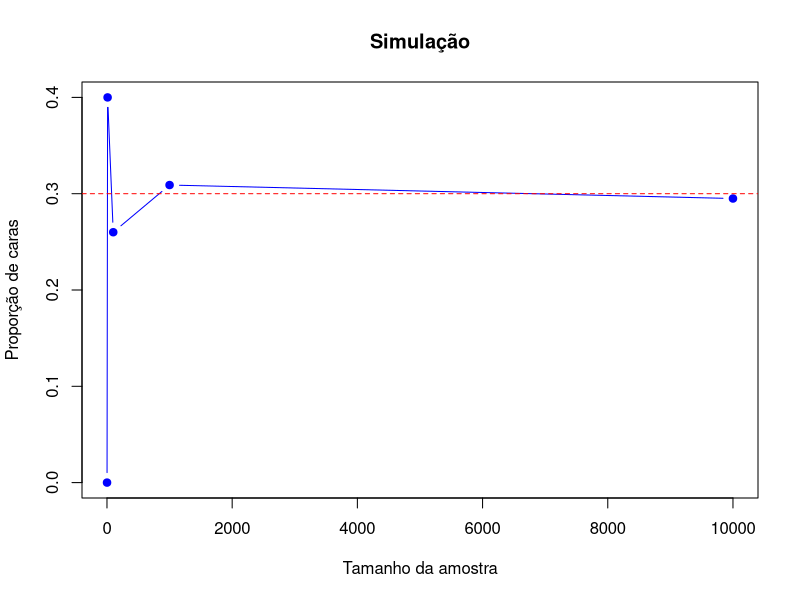
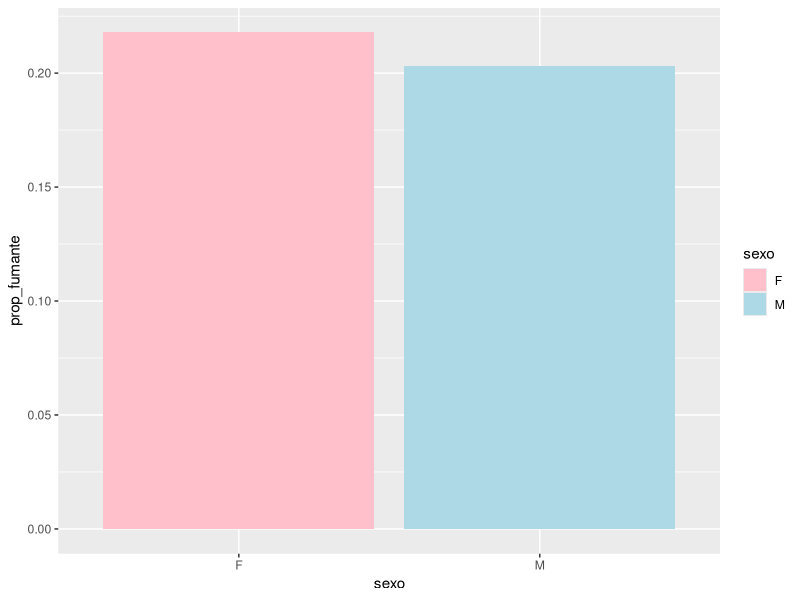
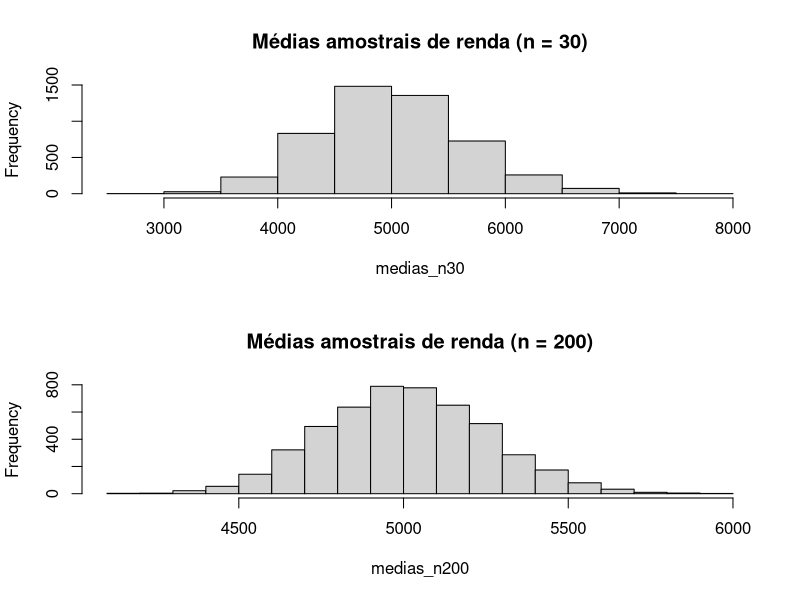

Recreate these plots in R, in order. (Note: this script raises an error after producing the figures.)

#Nome;Larissa Soares Vila Nova 

#Exercício 1 – Probabilidade como frequência de longo prazo (moeda viesada)

set.seed(123)

# Probabilidade de cara
p_cara <- 0.3

# Tamanhos de amostra
n_vec  <- c(1, 10, 100, 1000, 10000)

# Data frame para armazenar os resultados
result <- data.frame(
  n      = n_vec,
  p_cara = NA_real_
)

# TODO: completar o loop para simular os lançamentos
for (i in seq_along(n_vec)) {
  x <- rbinom(n=1,size=n_vec[i],prob=0.3)
  
  result$p_cara[i] <- x/n_vec[i]
}

#explicação: simular aleatoriamente 

# TODO: inspecionar result
print(result)

# TODO: fazer um gráfico de linha da proporção de caras vs n

plot(result$n,result$p_cara,type="b",
     pch=19,
     col="blue",
    xlab = "Tamanho da amostra",
    ylab = "Proporção de caras",
    main = "Simulação")
    abline(h = p_cara, lty = 2, col = "red")  # linha da probabilidade teórica

   
    
#Exercício 2 – Bernoulli, Binomial e probabilidades exatas (satisfação em saúde)
    

set.seed(123)

# Parâmetros
p <- 0.65
n <- 20

# (1) Simulação de uma amostra

 y <- rbinom(n, size = 1, prob = p)

# (2) Contar o número de satisfeitos

 num_satisfeitos <- sum(y)

# (3a) Probabilidade P(S = 12) pela Binomial
 
prob_12 <- dbinom(12, size = n, prob = p)

print(prob_12)

# (3b) Probabilidade P(S >= 12)

prob_12_ou_mais <- sum(dbinom(12:n, size = n, prob = p))

print(prob_12_ou_mais)
# ou:

prob_12_ou_mais <- 1 - pbinom(11, size = n, prob = p)
print(prob_12_ou_mais)

# TODO: imprimir os resultados e escrever a interpretação fora do código.

#Interpretação: no primeiro é pontual, e no segundo é cumulativo 


#Exercício 3 – Probabilidade condicional e independência (base saúde)

set.seed(123)

N <- 5000

dados_saude <- data.frame(
  sexo       = sample(c("F", "M"), size = N, replace = TRUE, prob = c(0.55, 0.45)),
  fumante    = rbinom(N, 1, 0.22),
  hipertenso = rbinom(N, 1, 0.30)
)

# (2) Estimar as probabilidades

 P_fumante <- mean(dados_saude$fumante == 1)
 P_fumante_F <- mean(dados_saude$fumante[dados_saude$sexo == "F"] == 1)
 P_fumante_M <- mean(dados_saude$fumante[dados_saude$sexo == "M"] == 1)

# (4) Gráfico de barras da proporção de fumantes por sexo
# Dica: usar dplyr + ggplot2
install.packages("dplyr")
install.packages("ggplot2")

library(dplyr); 
library(ggplot2)

tab_fumo <- dados_saude |>
   dplyr::group_by(sexo) |>
   dplyr::summarise(prop_fumante = mean(fumante))

 ggplot(tab_fumo, aes(x = sexo, y = prop_fumante, fill=sexo)) +
   geom_col()+
   scale_fill_manual(values=c(F="pink", M="lightblue"))
  labs(x="sexo",y="Proporção do fumantes",
        title="Proporção de fumantes por sexo")

# TODO: escrever interpretação fora do código.
  
  #Interpretação: A proporção de fumantes do Sexo Feminino é maior do que do Sexo Masculino. 

  
# Exercício 4 – Probabilidade conjunta e regra do produto (saúde)
  

  # (1) Probabilidades marginais e conjunta
  P_hipertenso <- mean(dados_saude$hipertenso == 1)
  P_fumante    <- mean(dados_saude$fumante == 1)
  P_hip_e_fum  <- mean(dados_saude$hipertenso == 1 & dados_saude$fumante == 1)
  
  # (2) Probabilidade condicional
  
  P_hip_dado_fum <- mean(dados_saude$hipertenso[dados_saude$fumante == 1] == 1)
  
  # (3) Produto
  
  P_produto <- P_hip_dado_fum * P_fumante #quando é Hipertenso e fumante
  
  print(P_hip_dado_fum)
  print(P_produto)
  
  # TODO: comparar P_hip_e_fum e P_produto, e interpretar.
  
  #Tem mais probabilidade de um fumante ser hipertenso. Mas nem todos os hipertensos são fumantes, 
  #e a probabilidade disso acontecer é menor.
  
# Exercício 5 – Bayes “de bolso” em triagem de benefícios
  
  set.seed(123)
  
  P_F         <- 0.02
  P_T_dado_F  <- 0.9
  P_T_dado_Fc <- 0.05
  P_Fc        <- 1 - P_F
  
  # (1) Cálculo analítico de P(F|T)
   P_F_dado_T <- (P_T_dado_F * P_F) /
   (P_T_dado_F * P_F + P_T_dado_Fc * P_Fc)
  
  # (2) Simulação
  N <- 100000
  
   fraude <- rbinom(N, 1, P_F)
   alerta <- ifelse(
     fraude == 1,
     rbinom(N, 1, P_T_dado_F),
     rbinom(N, 1, P_T_dado_Fc)
   )
  
  # (3) Estimar empiricamente P(F|Alerta)
 P_empirico <- mean(fraude[alerta == 1] == 1)
  print(P_empirico)
  
  # TODO: comparar P_F_dado_T e P_empirico, e interpretar em texto.
  
  c(Empirico= P_empirico,
    Analitico= P_F_dado_T,
    Diferença= P_empirico-P_F_dado_T)
  
  # Empirico    Analitico    Diferença 
  # 0.263799178  0.268656716 -0.004857538 

    
  # O valor empírico aproxima muito bem o valor analítico, mostrando que a simulação está consistente com a teoria.
  # A pequena diferença é esperada, pois simulações sempre apresentam variabilidade aleatória. Quanto maior o número de repetições, menor tende a ser essa discrepância.
  #	Em termos práticos, podemos dizer que a simulação confirma o modelo teórico: a probabilidade de ocorrência do evento está em torno de 26–27%.
  
#Exercício 6 – Teorema Central do Limite com renda
  
  renda_pop <- rgamma(N, shape = 2, rate = 1/2500)
  
  set.seed(123)
  
  N <- 100000
  renda_pop <- rgamma(N, shape = 2, rate = 1/2500)
  
  # Função auxiliar para simular médias
  simular_medias <- function(n, n_rep = 5000) {
    medias <- numeric(n_rep)
    for (i in seq_len(n_rep)) {
       amostra <- sample(renda_pop, n, replace = TRUE)
       medias[i] <- mean(amostra)
    }
    medias
  }
  
   medias_n30  <- simular_medias(30)
   medias_n200 <- simular_medias(200)
  
  # TODO: produzir histogramas para as distribuições de médias
   
   par(mfrow = c(2, 1))
   hist(medias_n30,  main = "Médias amostrais de renda (n = 30)")
   hist(medias_n200, main = "Médias amostrais de renda (n = 200)")
   par(mfrow = c(1, 1))
  
  #Explicação: A simulação de muitas amostras gera uma distribuição empírica da estatística. Uma distribuição normal para ambos os lados
  
   #Exercício 7 – Intervalo de confiança para proporção (saúde)
  
  set.seed(123)
  
  # Caso não tenha salvo dados_saude, recriar:
  
   N <- 5000
  dados_saude <- data.frame(
    sexo       = sample(c("F", "M"), size = N, replace = TRUE, prob = c(0.55, 0.45)),
     fumante    = rbinom(N, 1, 0.22),
     hipertenso = rbinom(N, 1, 0.30)
   )
  
  n <- 400
  
  # (1) Amostra aleatória simples
  
   amostra_saude <- dados_saude[sample(1:nrow(dados_saude), n), ]
  
  # (2) Proporção amostral e IC
   p_hat <- mean(amostra_saude$hipertenso)
   SE_p  <- sqrt(p_hat * (1 - p_hat) / n)
   IC_95 <- c(
     inferior = p_hat - 1.96 * SE_p,
     superior = p_hat + 1.96 * SE_p
  )
  
  # (3) Proporção verdadeira na população
  # p_verdadeiro <- mean(dados_saude$hipertenso)
  
  # TODO: comparar p_hat, IC_95 e p_verdadeiro em texto.
  
   print(p_hat)
   print(p_verdadeiro)
   print (IC_95)
   
   #A estimativa da amostra (0.3225) está muito próxima do valor real (0.3068).
   #Interprete o intervalo de confiança em linguagem de política pública.
   #Com base na amostra, estimamos que cerca de 32% da população adulta #seja hipertensa. O intervalo de confiança de 95% indica que esse valor #pode variar entre 27.67% e 36.83%. Assim, para sua aplicação nas políticas #públicas devem considerar que aproximadamente 3 em cada 10 cidadãos #necessita de ações de prevenção e tratamento da hipertensão. 1
  
   #gráfico
   
   df_grafico<- data.frame(
     tipo= c("Amostra", "População"),
     proporcao = c(p_hat, p_verdadeiro),
     vinferior = c(IC_95[1], NA),
     vsuperior = c(IC_95[2], NA)
   )
   
   ggplot(df_grafico, aes(x = tipo, y = proporcao, fill = tipo)) +
     geom_bar(stat = "identity", width = 0.5, alpha = 0.7, color="black") +
     geom_errorbar(aes(ymin = vinferior, ymax = vsuperior),
                   width = 0.2, na.rm = TRUE, color = "black") +
     scale_fill_manual(values = c("Amostra" = "lightblue",  
                                  "População" = "darkred")) + 
     labs(title = "Proporção de hipertensos: amostra vs população",
          y = "Proporção", x = "Tipo")+
     theme_minimal(base_size = 10) +
     theme(legend.position = "none")
   
  
  # Exercício 8 – Correlação, regressão simples e inferência (educação)
  
  set.seed(123)
  
  N <- 2000
  
  dados_educacao <- data.frame(
    ideb        = rnorm(N, mean = 5.5, sd = 0.7),
    gasto_aluno = rnorm(N, mean = 6000, sd = 1500)
  )
  
  # Introduzir correlação leve (opcional)
  dados_educacao$ideb <- dados_educacao$ideb +
    0.0002 * (dados_educacao$gasto_aluno - 6000)
  
  # (2) Correlação de Pearson
  
   cor_ideb_gasto <- cor(dados_educacao$ideb, dados_educacao$gasto_aluno)
  
  # (3) Regressão simples
   modelo <- lm(ideb ~ gasto_aluno, data = dados_educacao)
   summary(modelo) 
   confint(modelo) # o incremento pode ser entre 0,173 e 0,2146 por cda R$ 1000,00 
  
  # TODO: interpretar os coeficientes, valor-p e IC em texto.
  
  # Intercept significa que se  gasto for zero, o índice melhore
   #gasto_aluno - por cada real a mais o IDEB vai incrementar e 0,0001938, a cada mil reais seriam 0,1938
   
   # Seu intervalo de confiança está entre 0,173 e 0,2146
   
   #HO: Maior gasto x aluno não terá 
   
   #NO coeficiente de "gasto_aluno" significa que, para cada R$ 1000 adicionais, #o IDEB aumentaria 0,1938 pontos.
   #Seu intervalo de confiança sugere que, para cada R$ 1000 adicionais, #o IDEB poderia aumentar entre 0,18 e 0,21 pontos.
   
   #No modelo, o valor-p e muito proximo de 0 (p-value: < 2,2e-16) o que significa que a probabilidade de o coeficiente ser ZERO é quase nula.
   #Portanto, rejeita-se a hipótese nula. Em políticas públicas, diremos 
   #que há fortes evidências de que o IDEB aumenta se houver mais investimento em educação.
   
   #OPCIONAL:
   
   ggplot(dados_educacao, aes(x = gasto_aluno, y = ideb)) +
     geom_point(alpha = 0.8, color = "steelblue") +
     geom_smooth(method = "lm", se = TRUE, color = "darkgreen") +
     labs(title = "Relação entre gasto por aluno e IDEB",
          x = "Gasto por aluno",
          y = "IDEB") +
     theme_minimal()
   
#Exercício 9 – Margem de erro e tamanho amostral (TSE)
  
  
  set.seed(123)
  
  N <- 5000
  
  dados_tse <- data.frame(
    id_mun       = 1:N,
    prop_partido = rbeta(N, shape1 = 10, shape2 = 15)
  )
  
  n_amostra <- 600
  n_rep     <- 1000
  
  # vetor para guardar as proporções amostrais
  p_hat_vec <- numeric(n_rep)
  
  for (r in 1:n_rep) {
    # (3) sortear um município
     id_escolhido <- sample(dados_tse$id_mun, 1)
     p_mun <- dados_tse$prop_partido[dados_tse$id_mun == id_escolhido]
    
    # # sortear 600 eleitores (Bernoulli)
     votos <- rbinom(n_amostra, size = 1, prob = p_mun)
     p_hat_vec[r] <- mean(votos)
  }
  
  # (4) margem de erro (pior caso)
   ME <- 1.96 * sqrt(0.25 / n_amostra)
   print(ME)
  
  # TODO: fazer um histograma de p_hat_vec e discutir a relação com a margem de erro.
   
   print(p_hat)
   print(p_hat_vec)
   
   hist(p_hat_vec,
        breaks = 30,
        col = "lightblue",
        border = "white",
        )
   
   #A margem de erro indica a variabilidade dos dados da amostra a respeito das eleições
   # significa a margem de erro que mesmo que faça outras amostras estariam dentro dentro dessa margem. 
  
  #Exercício 10 – Regressão e distribuição amostral do coeficiente (TSE)
 
   for (r in 1:n_rep) {
     # (4) Sortear municípios
     mun_sorteados <- sample(dados_tse$id_mun, n_mun_amostra)
     base_pesq <- dados_tse[dados_tse$id_mun %in% mun_sorteados, ]
     
     # # Para cada município, simular votos e calcular proporção p_hat
     p_hat <- numeric(n_mun_amostra)
     #
     for (i in seq_len(n_mun_amostra)) {
       p_true <- base_pesq$prop_partido[i]
       votos  <- rbinom(n_eleitores, size = 1, prob = p_true)
       p_hat[i] <- mean(votos)
     }
     
     base_pesq$p_hat <- p_hat
     
     # (5) Ajustar regressão simples
     modelo <- lm(p_hat ~ renda_media, data = base_pesq)
     coef_angular[r] <- coef(modelo)[2]
   }
   
   
  
  # TODO: produzir um histograma de coef_angular,
  # e discutir o que representa essa distribuição.
     
   hist(
     coef_angular,
     breaks = 30,
     col    = "skyblue",
     border = "white",
     main   = "Histograma",
     xlab   = "x",
     ylab   = "y"
     
     
   )
     
   
  # Discuta:
   #o que essa distribuiÃ§Ã£o representa (distribuiÃ§Ã£o amostral do estimador);
   
   
   #O histograma mostra a distribuição amostral do coeficiente angular da regressão. 
   #Ou seja, como o valor estimado da relação entre p_hat e renda_media varia de simulação para simulação. 
   # A forma é aproximadamente simétrica e concentrada, sugerindo que o estimador segue algo próximo de uma normal.

   
   
   #como a mÃ©dia e a variÃ¢ncia dessa distribuiÃ§Ã£o se relacionam com a ideia de estimador e erro-padrÃ£o;
   
   #- A média dos valores de coef_angular indica o valor esperado do coeficiente. 
   #No  histograma, ela está no centro da distribuição, mostrando que o estimador não é viesado.
   #- A variância (ou dispersão) mostra o erro-padrão: quanto menor a dispersão das barras, mais preciso é o estimador. 
   # A distribuição é relativamente estreita, indicando boa precisão.
   
   
   
   #como isso dialoga com a interpretaÃ§Ã£o de intervalos de confianÃ§a em regressÃ£o.
   
   
  # A forma e a dispersão da distribuição amostral são justamente o que usamos para construir intervalos de confiança. 
   #Como o histograma é simétrico e concentrado, podemos assumir normalidade e calcular intervalos em torno da média usando o erro-padrão. 
   #Isso garante que o intervalo de confiança reflita a incerteza observada nas simulações.
   
  
